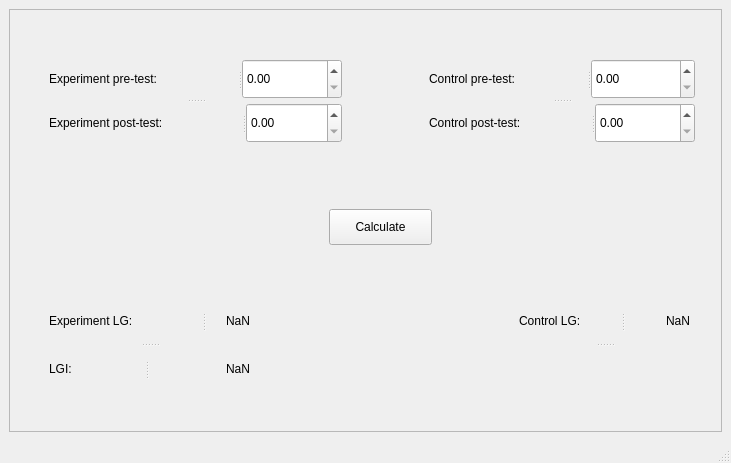
<?xml version="1.0" encoding="UTF-8"?>
<ui version="4.0">
 <class>MainWindow</class>
 <widget class="QMainWindow" name="MainWindow">
  <property name="geometry">
   <rect>
    <x>0</x>
    <y>0</y>
    <width>731</width>
    <height>463</height>
   </rect>
  </property>
  <property name="windowTitle">
   <string>Learning gain calculator</string>
  </property>
  <widget class="QWidget" name="centralwidget">
   <layout class="QGridLayout" name="gridLayout">
    <item row="0" column="1">
     <widget class="QFrame" name="frame">
      <property name="toolTip">
       <string/>
      </property>
      <property name="frameShape">
       <enum>QFrame::StyledPanel</enum>
      </property>
      <property name="frameShadow">
       <enum>QFrame::Raised</enum>
      </property>
      <widget class="QPushButton" name="calculateButton">
       <property name="geometry">
        <rect>
         <x>320</x>
         <y>200</y>
         <width>103</width>
         <height>36</height>
        </rect>
       </property>
       <property name="text">
        <string>Calculate</string>
       </property>
      </widget>
      <widget class="QSplitter" name="splitter_5">
       <property name="geometry">
        <rect>
         <x>420</x>
         <y>50</y>
         <width>266</width>
         <height>84</height>
        </rect>
       </property>
       <property name="orientation">
        <enum>Qt::Vertical</enum>
       </property>
       <widget class="QSplitter" name="splitter_2">
        <property name="orientation">
         <enum>Qt::Horizontal</enum>
        </property>
        <widget class="QLabel" name="label_3">
         <property name="text">
          <string>Control pre-test:</string>
         </property>
        </widget>
        <widget class="QDoubleSpinBox" name="controlPreInput"/>
       </widget>
       <widget class="QSplitter" name="splitter">
        <property name="orientation">
         <enum>Qt::Horizontal</enum>
        </property>
        <widget class="QLabel" name="label_4">
         <property name="text">
          <string>Control post-test:</string>
         </property>
        </widget>
        <widget class="QDoubleSpinBox" name="controlPostInput"/>
       </widget>
      </widget>
      <widget class="QSplitter" name="splitter_6">
       <property name="geometry">
        <rect>
         <x>40</x>
         <y>50</y>
         <width>293</width>
         <height>84</height>
        </rect>
       </property>
       <property name="orientation">
        <enum>Qt::Vertical</enum>
       </property>
       <widget class="QSplitter" name="splitter_3">
        <property name="orientation">
         <enum>Qt::Horizontal</enum>
        </property>
        <widget class="QLabel" name="label_6">
         <property name="text">
          <string>Experiment pre-test:</string>
         </property>
        </widget>
        <widget class="QDoubleSpinBox" name="expPreInput"/>
       </widget>
       <widget class="QSplitter" name="splitter_4">
        <property name="orientation">
         <enum>Qt::Horizontal</enum>
        </property>
        <widget class="QLabel" name="label_5">
         <property name="text">
          <string>Experiment post-test:</string>
         </property>
        </widget>
        <widget class="QDoubleSpinBox" name="expPostInput"/>
       </widget>
      </widget>
      <widget class="QSplitter" name="splitter_11">
       <property name="geometry">
        <rect>
         <x>510</x>
         <y>290</y>
         <width>171</width>
         <height>91</height>
        </rect>
       </property>
       <property name="orientation">
        <enum>Qt::Vertical</enum>
       </property>
       <widget class="QSplitter" name="splitter_7">
        <property name="orientation">
         <enum>Qt::Horizontal</enum>
        </property>
        <widget class="QLabel" name="label_10">
         <property name="text">
          <string>Control LG:</string>
         </property>
        </widget>
        <widget class="QLabel" name="controlLGLabel">
         <property name="minimumSize">
          <size>
           <width>40</width>
           <height>0</height>
          </size>
         </property>
         <property name="toolTip">
          <string comment="moar test" extracomment="test"/>
         </property>
         <property name="toolTipDuration">
          <number>3</number>
         </property>
         <property name="layoutDirection">
          <enum>Qt::LeftToRight</enum>
         </property>
         <property name="text">
          <string>NaN</string>
         </property>
         <property name="alignment">
          <set>Qt::AlignRight|Qt::AlignTrailing|Qt::AlignVCenter</set>
         </property>
        </widget>
       </widget>
       <widget class="QLabel" name="label_11">
        <property name="text">
         <string/>
        </property>
       </widget>
      </widget>
      <widget class="QSplitter" name="splitter_10">
       <property name="geometry">
        <rect>
         <x>40</x>
         <y>290</y>
         <width>201</width>
         <height>91</height>
        </rect>
       </property>
       <property name="orientation">
        <enum>Qt::Vertical</enum>
       </property>
       <widget class="QSplitter" name="splitter_9">
        <property name="orientation">
         <enum>Qt::Horizontal</enum>
        </property>
        <widget class="QLabel" name="label_8">
         <property name="text">
          <string>Experiment LG:</string>
         </property>
        </widget>
        <widget class="QLabel" name="expLGLabel">
         <property name="text">
          <string>NaN</string>
         </property>
         <property name="alignment">
          <set>Qt::AlignRight|Qt::AlignTrailing|Qt::AlignVCenter</set>
         </property>
        </widget>
       </widget>
       <widget class="QSplitter" name="splitter_8">
        <property name="orientation">
         <enum>Qt::Horizontal</enum>
        </property>
        <widget class="QLabel" name="label_9">
         <property name="text">
          <string>LGI:</string>
         </property>
        </widget>
        <widget class="QLabel" name="LGILabel">
         <property name="text">
          <string>NaN</string>
         </property>
         <property name="alignment">
          <set>Qt::AlignRight|Qt::AlignTrailing|Qt::AlignVCenter</set>
         </property>
        </widget>
       </widget>
      </widget>
     </widget>
    </item>
   </layout>
  </widget>
  <widget class="QStatusBar" name="statusbar"/>
 </widget>
 <resources/>
 <connections/>
</ui>
